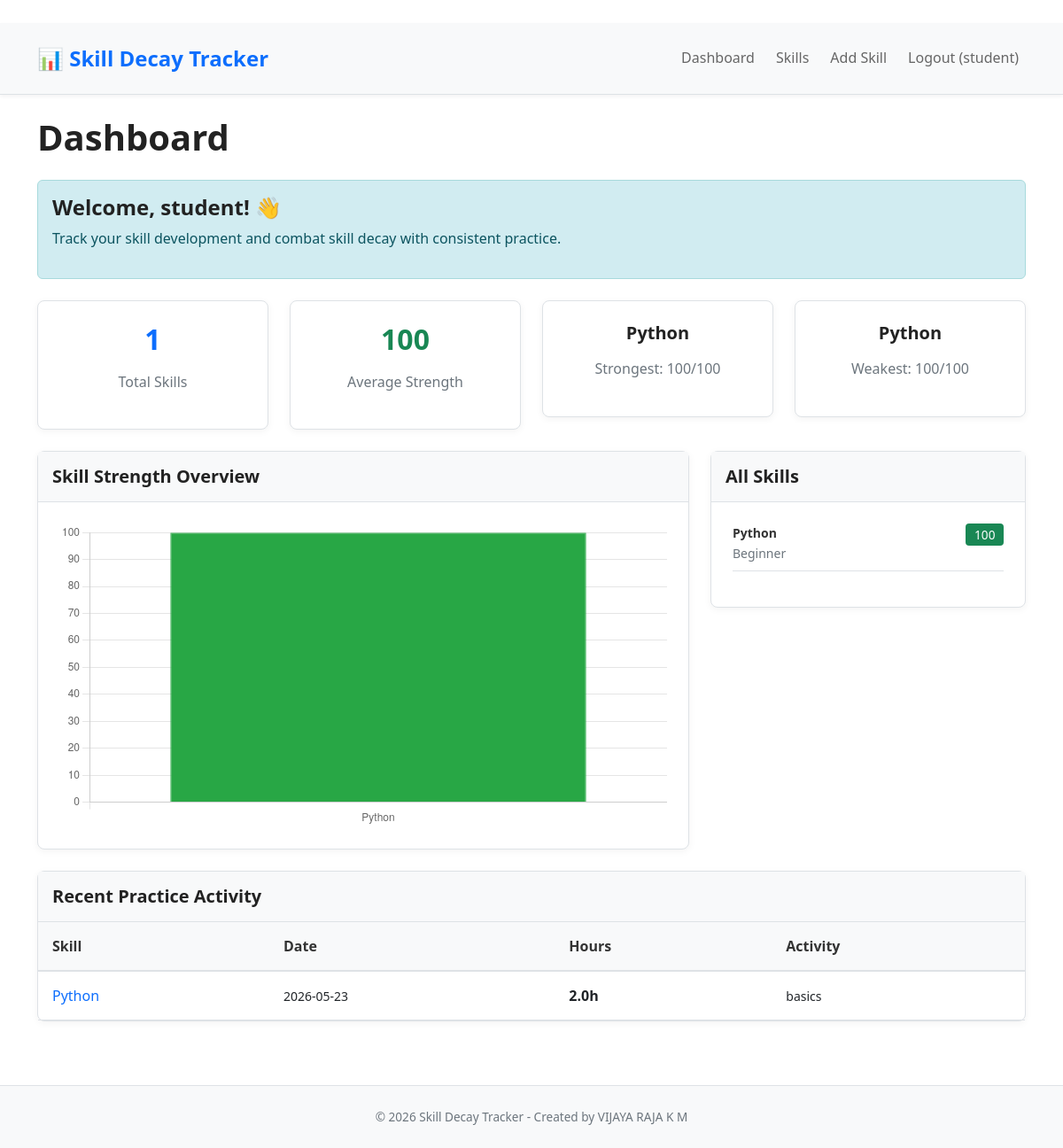
The app's page /dashboard (signed in) with its own data.
### models.py (models this page shows, shortened)
class User(db.Model):
    __tablename__ = 'users'
    id = db.Column(db.Integer, primary_key=True)
    username = db.Column(db.String(80), unique=True, nullable=False)
    email = db.Column(db.String(120), unique=True, nullable=False)
    password = db.Column(db.String(120), nullable=False)
    created_at = db.Column(db.DateTime, default=datetime.utcnow)
    skills = db.relationship('Skill', backref='user', lazy=True, cascade='all, delete-orphan')

class Skill(db.Model):
    __tablename__ = 'skills'
    id = db.Column(db.Integer, primary_key=True)
    user_id = db.Column(db.Integer, db.ForeignKey('users.id'), nullable=False)
    skill_name = db.Column(db.String(100), nullable=False)
    level = db.Column(db.String(20), default='Beginner')  # Beginner, Intermediate, Advanced
    learning_date = db.Column(db.DateTime, nullable=False)
    created_at = db.Column(db.DateTime, default=datetime.utcnow)
    practice_logs = db.relationship('PracticeLog', backref='skill', lazy=True, cascade='all, delete-orphan')
    def get_strength_score(self):
        base_score = 100
        last_practice = PracticeLog.query.filter_by(skill_id=self.id).order_by(
            PracticeLog.practice_date.desc()
        ).first()
        if not last_practice:
            days_inactive = (datetime.utcnow() - self.learning_date).days
            strength = base_score - days_inactive
        else:
            days_since_practice = (datetime.utcnow() - last_practice.practice_date).days
            inactivity_penalty = days_since_practice * 1  # lose 1 point per day
            thirty_days_ago = datetime.utcnow() - timedelta(days=30)
            recent_logs = PracticeLog.query.filter(
                PracticeLog.skill_id == self.id,
                PracticeLog.practice_date >= thirty_days_ago
            ).all()
            practice_bonus = sum(log.hours_practiced for log in recent_logs) * 2  # 2 points per hour
            strength = base_score - inactivity_penalty + practice_bonus
        return max(0, min(100, strength))
    def get_days_since_practice(self):
        last_practice = PracticeLog.query.filter_by(skill_id=self.id).order_by(
            PracticeLog.practice_date.desc()
        ).first()
        if not last_practice:
            return (datetime.utcnow() - self.learning_date).days
        return (datetime.utcnow() - last_practice.practice_date).days
    def should_show_warning(self):
        days_inactive = self.get_days_since_practice()
        strength = self.get_strength_score()
        return days_inactive >= 7 or strength < 40

class PracticeLog(db.Model):
    __tablename__ = 'practice_logs'
    id = db.Column(db.Integer, primary_key=True)
    skill_id = db.Column(db.Integer, db.ForeignKey('skills.id'), nullable=False)
    hours_practiced = db.Column(db.Float, nullable=False)
    activity_description = db.Column(db.String(500), nullable=True)
    practice_date = db.Column(db.DateTime, nullable=False)
    created_at = db.Column(db.DateTime, default=datetime.utcnow)

### app.py (the view)
    def decorated_function(*args, **kwargs):
        if 'user_id' not in session:
            flash('Please log in first', 'warning')
            return redirect(url_for('login'))
        return f(*args, **kwargs)

### app.py (called while the page is built)
def login_required(f):
    def decorated_function(*args, **kwargs):
        if 'user_id' not in session:
            flash('Please log in first', 'warning')
            return redirect(url_for('login'))
        return f(*args, **kwargs)
    decorated_function.__name__ = f.__name__
    return decorated_function

def get_current_user():
    if 'user_id' in session:
        return User.query.get(session['user_id'])
    return None

### templates/dashboard.html (shortened to what this page needs)
﻿{% extends "base.html" %}
{% block content %}
<h1 class="mb-4">Dashboard</h1>
<div class="alert alert-info">
    <h4>Welcome, {{ user.username }}! 👋</h4>
    <p>Track your skill development and combat skill decay with consistent practice.</p>
</div>
{% if total_skills > 0 %}
<div class="row mb-4">
    <div class="col-md-3">
        <div class="card text-center">
            <div class="card-body">
                <h2 class="text-primary">{{ total_skills }}</h2>
                <p class="text-muted">Total Skills</p>
            </div>
        </div>
    </div>
    <div class="col-md-3">
        <div class="card text-center">
            <div class="card-body">
                <h2 class="text-success">{{ "%.0f"|format(average_strength) }}</h2>
                <p class="text-muted">Average Strength</p>
            </div>
        </div>
    </div>
    <div class="col-md-3">
        <div class="card text-center">
            <div class="card-body">
                {% if strongest_skill %}
                <h5>{{ strongest_skill['skill'].skill_name }}</h5>
                <p class="text-muted">Strongest: {{ "%.0f"|format(strongest_skill['strength']) }}/100</p>
                {% else %}
                <h5>N/A</h5>
                <p class="text-muted">No skills yet</p>
                {% endif %}
            </div>
        </div>
    </div>
    <div class="col-md-3">
        <div class="card text-center">
            <div class="card-body">
                {% if weakest_skill %}
                <h5>{{ weakest_skill['skill'].skill_name }}</h5>
                <p class="text-muted">Weakest: {{ "%.0f"|format(weakest_skill['strength']) }}/100</p>
                {% else %}
                <h5>N/A</h5>
                <p class="text-muted">No skills yet</p>
                {% endif %}
            </div>
        </div>
    </div>
</div>
<div class="row mb-4">
    <div class="col-md-8">
        <div class="card">
            <div class="card-header bg-light">
                <h5 class="mb-0">Skill Strength Overview</h5>
            </div>
            <div class="card-body">
                <canvas id="skillChart"></canvas>
            </div>
        </div>
    </div>
    <div class="col-md-4">
        <div class="card">
            <div class="card-header bg-light">
                <h5 class="mb-0">All Skills</h5>
            </div>
            <div class="card-body" style="max-height: 400px; overflow-y: auto;">
                {% if skills %}
                <ul class="list-unstyled">
                    {% for skill in skills %}
                    <li class="mb-2 pb-2 border-bottom">
                        <div class="d-flex justify-content-between align-items-start">
                            <div>
                                <small class="fw-bold">{{ skill.skill_name }}</small><br>
                                <small class="text-muted">{{ skill.level }}</small>
                            </div>
                            <span class="badge {% if skill.get_strength_score() >= 70 %}bg-success{% elif skill.get_strength_score() >= 40 %}bg-warning{% else %}bg-danger{% endif %}">
                                {{ "%.0f"|format(skill.get_strength_score()) }}
                            </span>
                        </div>
                    </li>
                    {% endfor %}
                </ul>
                {% else %}
                <p class="text-muted">No skills yet. <a href="{{ url_for('add_skill') }}">Add your first skill</a></p>
                {% endif %}
            </div>
        </div>
    </div>
</div>
<div class="card">
    <div class="card-header bg-light">
        <h5 class="mb-0">Recent Practice Activity</h5>
    </div>
    {% if recent_logs %}
    <table class="table table-hover mb-0">
        <thead class="table-light">
            <tr>
                <th>Skill</th>
                <th>Date</th>
                <th>Hours</th>
                <th>Activity</th>
            </tr>
        </thead>
        <tbody>
            {% for log in recent_logs %}
            <tr>
                <td><a href="{{ url_for('skill_detail', skill_id=log.skill.id) }}">{{ log.skill.skill_name }}</a></td>
                <td><small>{{ log.practice_date.strftime('%Y-%m-%d') }}</small></td>
                <td><strong>{{ log.hours_practiced }}h</strong></td>
                <td>
                    {% if log.activity_description %}
                        <small>{{ log.activity_description[:50] }}{% if log.activity_description|length > 50 %}...{% endif %}</small>
                    {% else %}
                        <em class="text-muted">No description</em>
                    {% endif %}
                </td>
            </tr>
            {% endfor %}
        </tbody>
    </table>
    {% else %}
    <div class="card-body">
        <p class="text-muted mb-0">No practice logs yet. Start by <a href="{{ url_for('add_skill') }}">adding a skill</a> and logging some practice!</p>
    </div>
    {% endif %}
</div>
{% endif %}
<script>
document.addEventListener('DOMContentLoaded', function() {
    {% if skills %}
    // Prepare data for chart
    var skillNames = [];
    var skillStrengths = [];
    var skillColors = [];
    {% for skill in skills %}
    skillNames.push('{{ skill.skill_name }}');
    skillStrengths.push({{ "%.2f"|format(skill.get_strength_score()) }});
    var strength = {{ "%.0f"|format(skill.get_strength_score()) }};
    if (strength >= 70) {
        skillColors.push('#28a745');  // Green
    } else if (strength >= 40) {
        skillColors.push('#ffc107');  // Yellow
    } else {
        skillColors.push('#dc3545');  // Red
    }
    {% endfor %}
    // Create chart
    var ctx = document.getElementById('skillChart');
    if (ctx) {
        var chart = new Chart(ctx, {
            type: 'bar',
            data: {
                labels: skillNames,
                datasets: [{
                    label: 'Strength Score',
                    data: skillStrengths,
                    backgroundColor: skillColors,
                    borderColor: skillColors,
                    borderWidth: 1
                }]
            },
            options: {
                responsive: true,
                scales: {
                    y: {
                        beginAtZero: true,
                        max: 100,
                        ticks: {
                            callback: function(value) {
                                return value;
                            }
                        }
                    }
                },
                plugins: {
                    legend: {
                        display: false
                    }
                }
            }
        });
    }
    {% endif %}
});
</script>
{% endblock %}

### templates/base.html (shortened to what this page needs)
﻿<!DOCTYPE html>
<html lang="en">
<head>
    <link href="https://cdn.jsdelivr.net/npm/bootstrap@5.1.3/dist/css/bootstrap.min.css" rel="stylesheet">
    <link rel="stylesheet" href="{{ url_for('static', filename='css/style.css') }}">
</head>
<body>
    <nav class="navbar navbar-expand-lg navbar-light bg-light border-bottom">
        <div class="container">
            <a class="navbar-brand fw-bold" href="/">📊 Skill Decay Tracker</a>
            <div class="collapse navbar-collapse" id="navbarNav">
                <ul class="navbar-nav ms-auto">
                    {% if session.user_id %}
                        <li class="nav-item">
                            <a class="nav-link" href="{{ url_for('dashboard') }}">Dashboard</a>
                        </li>
                        <li class="nav-item">
                            <a class="nav-link" href="{{ url_for('skills') }}">Skills</a>
                        </li>
                        <li class="nav-item">
                            <a class="nav-link" href="{{ url_for('add_skill') }}">Add Skill</a>
                        </li>
                        <li class="nav-item">
                            <a class="nav-link" href="{{ url_for('logout') }}">Logout ({{ session.username }})</a>
                        </li>
                    {% endif %}
                </ul>
            </div>
        </div>
    </nav>
    <main class="py-4">
        <div class="container">
            {% block content %}{% endblock %}
        </div>
    </main>
    <footer class="bg-light border-top mt-5 py-4">
        <div class="container text-center text-muted">
            <small>&copy; 2026 Skill Decay Tracker - Created by VIJAYA RAJA K M</small>
        </div>
    </footer>
</body>
</html>

### static/css/style.css (style rules this page uses)
* { margin: 0; padding: 0; box-sizing: border-box; }
body { font-family: 'Segoe UI', Tahoma, Geneva, Verdana, sans-serif; background-color: #ffffff; color: #333; line-height: 1.6; min-height: 100vh; }
html, body { height: 100%; }
main { min-height: calc(100vh - 200px); }
h1, h2, h3, h4, h5, h6 { color: #222; margin-bottom: 1rem; font-weight: 600; }
p { margin-bottom: 1rem; }
a { color: var(--primary-color); text-decoration: none; }
.navbar { box-shadow: 0 2px 4px rgba(0, 0, 0, 0.05); padding: 1rem 0; }
.navbar-brand { font-size: 1.5rem; color: var(--primary-color) !important; }
.navbar-nav .nav-link { margin-left: 0.5rem; color: #666 !important; transition: color 0.3s ease; }
.card { border: 1px solid var(--border-color); border-radius: 8px; box-shadow: 0 2px 8px rgba(0, 0, 0, 0.05); transition: all 0.3s ease; }
.card-header { border-bottom: 1px solid var(--border-color); padding: 1rem; background-color: #f8f9fa; }
.card-body { padding: 1.5rem; }
.alert { border-radius: 6px; border: 1px solid rgba(0, 0, 0, 0.1); padding: 1rem; margin-bottom: 1.5rem; }
.alert-info { background-color: #d1ecf1; border-color: #a8dadc; color: #0c5460; }
.alert h4, .alert h5 { margin-top: 0; margin-bottom: 0.5rem; }
.table { margin-bottom: 0; }
.table thead th { border-bottom: 2px solid var(--border-color); padding: 1rem; font-weight: 600; background-color: #f8f9fa; color: #333; }
.table tbody td { padding: 1rem; border-bottom: 1px solid var(--border-color); vertical-align: middle; }
.badge { border-radius: 4px; padding: 0.35rem 0.6rem; font-size: 0.85rem; font-weight: 500; }
.badge.bg-success { background-color: var(--success-color) !important; color: white; }
.border-bottom { border-bottom: 1px solid var(--border-color) !important; }
.border-top { border-top: 1px solid var(--border-color) !important; }
footer { margin-top: auto; background-color: #f8f9fa; }
footer small { font-size: 0.85rem; }
.alert { animation: fadeIn 0.3s ease; }

### records on screen
User: username "student"
Skill: skill.skill_name "Python", skill_name "Python", level "Beginner"
PracticeLog: get_strength_score "100", skill.skill_name "Python", practice_date "2026-05-23", hours_practiced "2.0", activity_description "basics"

### other values on screen
{{ total_skills }} "1"
{{ "%.0f"|format(average_strength) }} "100"
{{ "%.0f"|format(strongest_skill['strength']) }} "100"
{{ "%.0f"|format(weakest_skill['strength']) }} "100"
chart data {{ skill.skill_name }} Python
chart data {{ "%.2f"|format(skill.get_strength_score()) }} 100.00
